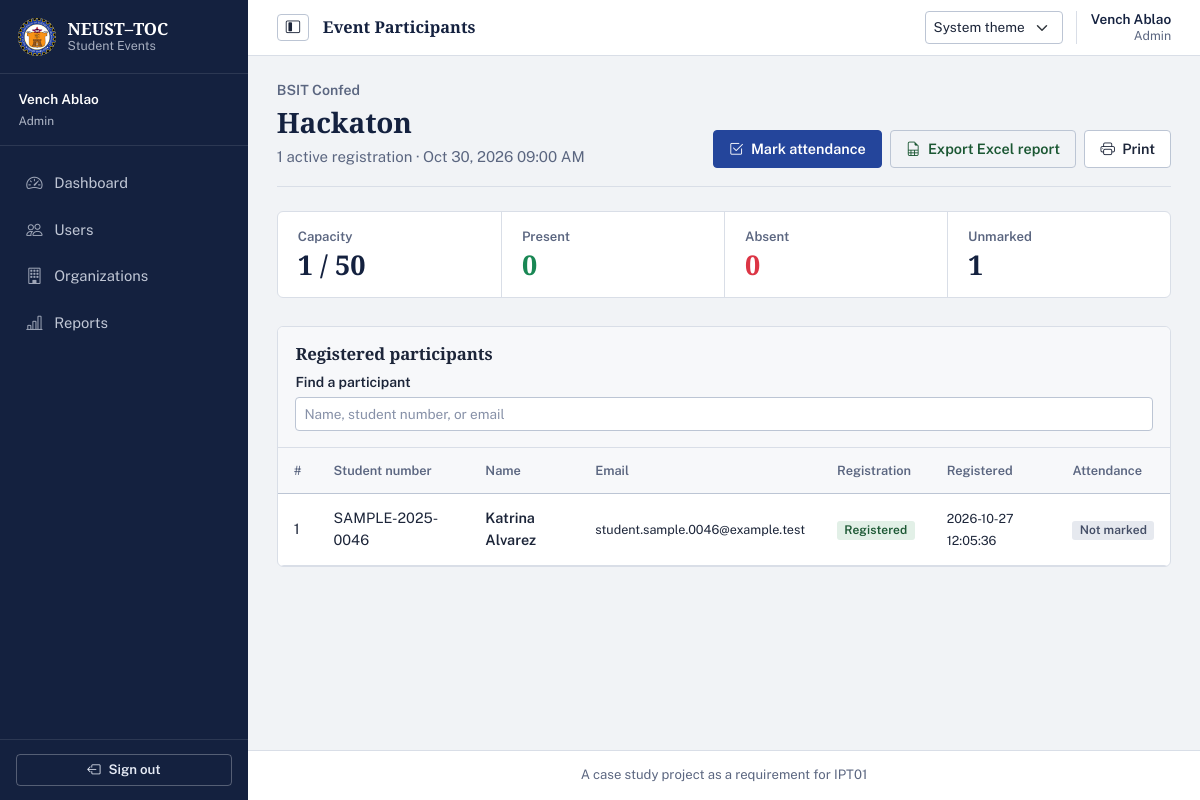
Page /officer/events/1/participants (signed in) on the earlier database version.
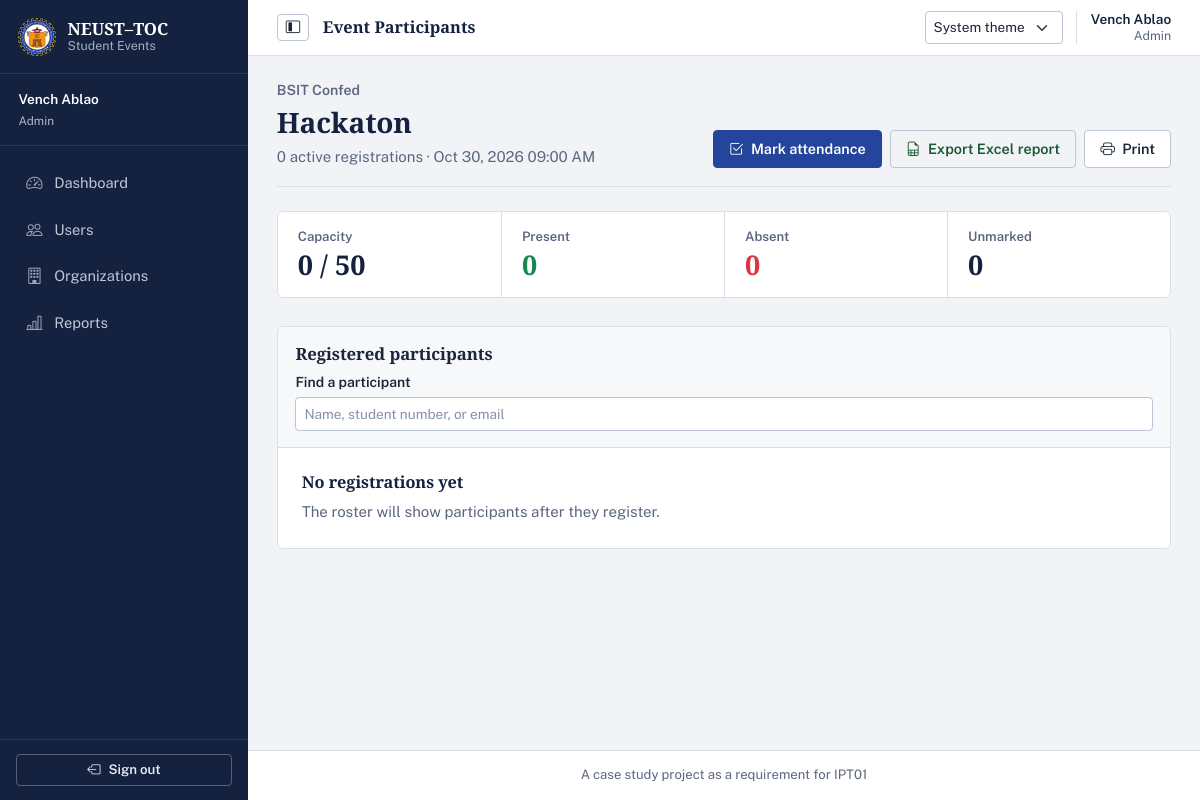
Same page on the later database version.
### tables this page shows
CREATE TABLE registrations (
    registration_id INTEGER PRIMARY KEY AUTOINCREMENT,
    event_id INTEGER NOT NULL,
    user_id INTEGER NOT NULL,
    registered_at TEXT NOT NULL DEFAULT (strftime('%Y-%m-%d %H:%M:%S', 'now', 'localtime')),
    status TEXT NOT NULL DEFAULT 'registered' CHECK(status IN ('registered', 'cancelled')),
    UNIQUE(event_id, user_id),
    FOREIGN KEY (event_id) REFERENCES events(event_id) ON DELETE RESTRICT,
    FOREIGN KEY (user_id) REFERENCES users(user_id) ON DELETE RESTRICT
);

CREATE TABLE users (
    user_id INTEGER PRIMARY KEY AUTOINCREMENT,
    student_no TEXT UNIQUE,
    full_name TEXT NOT NULL,
    email TEXT NOT NULL UNIQUE,
    password_hash TEXT NOT NULL,
    role TEXT NOT NULL CHECK(role IN ('admin', 'officer', 'student')),
    is_active INTEGER NOT NULL DEFAULT 1 CHECK(is_active IN (0, 1)),
    created_at TEXT NOT NULL DEFAULT (strftime('%Y-%m-%d %H:%M:%S', 'now', 'localtime'))
);

### officer_routes.py (the view)
@officer_bp.route('/events/<int:event_id>/participants')
@officer_required
def event_participants(event_id):
    db = get_db()
    event = check_event_authorization(db, event_id, session['user_id'])
    participants = registration_service.get_event_registrations(db, event_id)
    reg_count = registration_service.get_registration_count(db, event_id)
    summary = attendance_service.get_attendance_summary(db, event_id)
    return render_template(
        'officer/participants.html',
        event=event,
        participants=participants,
        reg_count=reg_count,
        summary=summary
    )

### db.py (called while the page is built)
def get_db():
    if 'db' not in g:
        db_path = current_app.config.get('DATABASE', Config.DATABASE)
        g.db = sqlite3.connect(db_path)
        g.db.row_factory = sqlite3.Row
        g.db.execute('PRAGMA foreign_keys = ON')
    return g.db

### officer_routes.py (called while the page is built)
def officer_required(f):
    @wraps(f)
    def decorated_function(*args, **kwargs):
        if 'user_id' not in session:
            flash('Please log in to access this page.', 'warning')
            return redirect(url_for('auth.login'))
        if session.get('role') not in ('officer', 'admin'):
            abort(403)
        db = get_db()
        user = auth_service.get_user_by_id(db, session['user_id'])
        if not user or not user['is_active']:
            session.clear()
            flash('Your account has been deactivated.', 'danger')
            return redirect(url_for('auth.login'))
        return f(*args, **kwargs)
    return decorated_function

### services/auth_service.py (called while the page is built)
def get_user_by_id(db, user_id):
    return db.execute('SELECT * FROM users WHERE user_id = ?', (user_id,)).fetchone()

### templates/officer/participants.html (shortened to what this page needs)
{% extends "base.html" %}
{% block content %}
<header class="page-heading">
    <div>
        <div class="page-context">{{ event.organization_name }}</div>
        <h1>{{ event.title }}</h1>
        <p>{{ summary.total_registered }} active registration{{ '' if summary.total_registered == 1 else 's' }} · {{ event.start_at|datetimeformat }}</p>
    </div>
    <div class="d-flex flex-wrap gap-2">
        <a href="{{ url_for('officer.event_attendance', event_id=event.event_id) }}" class="btn btn-primary">
            <i class="bi bi-check2-square me-1" aria-hidden="true"></i> Mark attendance
        </a>
        <a href="{{ url_for('officer.event_export_xlsx', event_id=event.event_id) }}" class="btn btn-outline-success">
            <i class="bi bi-file-earmark-spreadsheet me-1" aria-hidden="true"></i> Export Excel report
        </a>
        <button type="button" class="btn btn-outline-secondary" data-print-trigger>
            <i class="bi bi-printer me-1" aria-hidden="true"></i> Print
        </button>
    </div>
</header>
<div class="stat-strip" aria-label="Attendance totals">
    <div><span class="stat-label">Capacity</span><div class="stat-value">{{ summary.total_registered }} / {{ event.capacity }}</div></div>
    <div><span class="stat-label">Present</span><div class="stat-value text-success">{{ summary.present_count }}</div></div>
    <div><span class="stat-label">Absent</span><div class="stat-value text-danger">{{ summary.absent_count }}</div></div>
    <div><span class="stat-label">Unmarked</span><div class="stat-value">{{ summary.unmarked_count }}</div></div>
</div>
<section class="card data-table-card">
    <div class="card-header py-3">
        <h2 class="card-title">Registered participants</h2>
        <label for="participant-search" class="form-label mt-2 mb-0">Find a participant</label>
        <input id="participant-search" type="search" class="form-control form-control-sm mt-1"
               placeholder="Name, student number, or email" data-table-search="participant-table">
    </div>
    {% if participants %}
    <div class="table-responsive">
        <table id="participant-table" class="table table-hover align-middle">
            <thead><tr><th>#</th><th>Student number</th><th>Name</th><th>Email</th><th>Registration</th><th>Registered</th><th>Attendance</th></tr></thead>
            <tbody>
            {% for p in participants %}
            <tr data-search-row>
                <td>{{ loop.index }}</td>
                <td>{{ p.student_no or 'N/A' }}</td>
                <td class="fw-semibold">{{ p.full_name }}</td>
                <td><small>{{ p.email }}</small></td>
                <td>
                    {% if p.status == 'registered' %}<span class="badge bg-success">Registered</span>
                    {% else %}<span class="badge bg-secondary">Cancelled</span>{% endif %}
                </td>
                <td><small>{{ p.registered_at }}</small></td>
                <td>
                    {% if p.attendance_status == 'present' %}<span class="badge bg-success">Present</span>
                    {% elif p.attendance_status == 'absent' %}<span class="badge bg-danger">Absent</span>
                    {% else %}<span class="badge bg-secondary">Not marked</span>{% endif %}
                </td>
            </tr>
            {% endfor %}
            </tbody>
        </table>
    </div>
    {% else %}
    <div class="p-4">
        <h3 class="h5">No registrations yet</h3>
        <p class="text-muted mb-0">The roster will show participants after they register.</p>
    </div>
    {% endif %}
</section>
{% endblock %}

Differences in the rows shown:
removed registrations: student_no "SAMPLE-2025-0046", full_name "Katrina Alvarez", email "student.sample.0046@example.test", status "Registered", registered_at "2026-10-27 12:05:36"
Other differences:
{{ summary.total_registered }}: "1" → "0"
{{ '' if summary.total_registered == 1 else 's' }}: (not shown) → "s"
{{ summary.unmarked_count }}: "1" → "0"
text no longer shown: "# Student number Name Email Registration Registered Attendance"
text now shown: "No registrations yet The roster will show participants after they register."
